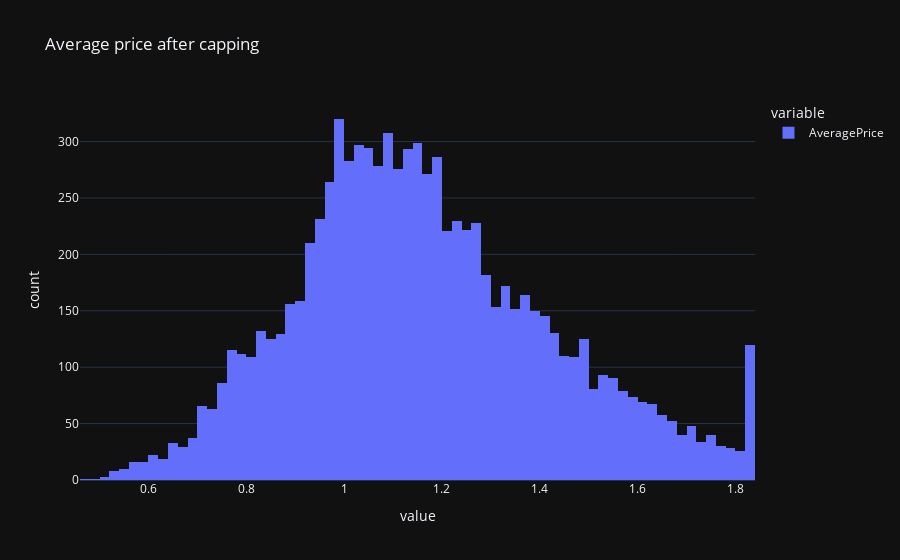

Notebook code for this chart:
### Code cell
# Average Price after capping
fig = px.histogram(df['AveragePrice'], title='Average price after capping')

fig.show()

### Figure 1 — Plotly figure (JSON) as saved in the notebook; plotly's stock layout.template omitted (floating-point values rounded to 4 significant figures; data arrays with more than 128 entries replaced by an {"elided": "..."} marker saying what was removed)
{"data": [{"alignmentgroup": "True", "bingroup": "x", "hovertemplate": "variable=AveragePrice<br>value=%{x}<br>count=%{y}<extra></extra>", "legendgroup": "AveragePrice", "marker": {"color": "#636efa", "pattern": {"shape": ""}}, "name": "AveragePrice", "offsetgroup": "AveragePrice", "orientation": "v", "showlegend": true, "type": "histogram", "x": {"elided": "8879 float values"}, "xaxis": "x", "yaxis": "y"}], "layout": {"autosize": true, "barmode": "relative", "legend": {"title": {"text": "variable"}, "tracegroupgap": 0}, "title": {"text": "Average price after capping"}, "xaxis": {"anchor": "y", "autorange": true, "domain": [0, 1], "range": [0.46, 1.84], "title": {"text": "value"}, "type": "linear"}, "yaxis": {"anchor": "x", "autorange": true, "domain": [0, 1], "range": [0, 336.8], "title": {"text": "count"}}}}
